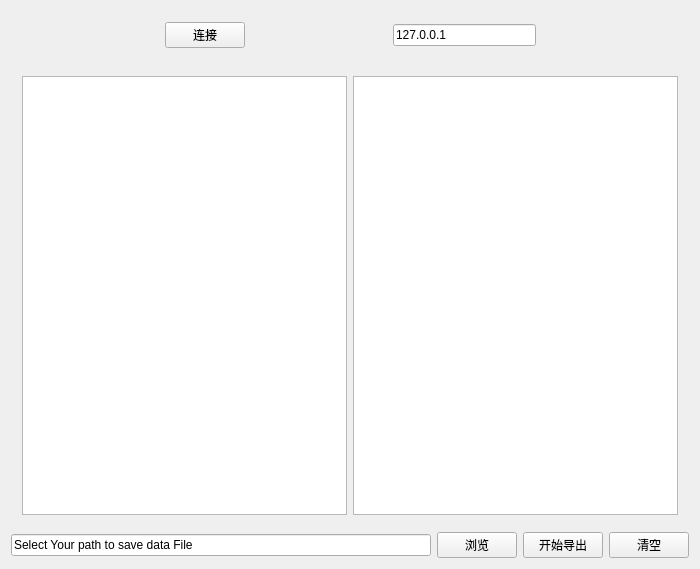
<?xml version="1.0" encoding="UTF-8"?>
<ui version="4.0">
 <class>ceshi1218Class</class>
 <widget class="QMainWindow" name="ceshi1218Class">
  <property name="geometry">
   <rect>
    <x>0</x>
    <y>0</y>
    <width>700</width>
    <height>569</height>
   </rect>
  </property>
  <property name="windowTitle">
   <string>ceshi1218</string>
  </property>
  <widget class="QWidget" name="centralWidget">
   <layout class="QVBoxLayout" name="verticalLayout">
    <item>
     <widget class="QWidget" name="widget" native="true">
      <layout class="QHBoxLayout" name="horizontalLayout">
       <item>
        <spacer name="horizontalSpacer">
         <property name="orientation">
          <enum>Qt::Horizontal</enum>
         </property>
         <property name="sizeHint" stdset="0">
          <size>
           <width>40</width>
           <height>20</height>
          </size>
         </property>
        </spacer>
       </item>
       <item>
        <widget class="QPushButton" name="connectBtn">
         <property name="text">
          <string>连接</string>
         </property>
        </widget>
       </item>
       <item>
        <spacer name="horizontalSpacer_2">
         <property name="orientation">
          <enum>Qt::Horizontal</enum>
         </property>
         <property name="sizeHint" stdset="0">
          <size>
           <width>40</width>
           <height>20</height>
          </size>
         </property>
        </spacer>
       </item>
       <item>
        <widget class="QLineEdit" name="lineEdit">
         <property name="text">
          <string>127.0.0.1</string>
         </property>
        </widget>
       </item>
       <item>
        <spacer name="horizontalSpacer_3">
         <property name="orientation">
          <enum>Qt::Horizontal</enum>
         </property>
         <property name="sizeHint" stdset="0">
          <size>
           <width>40</width>
           <height>20</height>
          </size>
         </property>
        </spacer>
       </item>
      </layout>
     </widget>
    </item>
    <item>
     <widget class="QWidget" name="widget_2" native="true">
      <layout class="QHBoxLayout" name="horizontalLayout_2">
       <item>
        <widget class="QTextEdit" name="textEdit"/>
       </item>
       <item>
        <widget class="QTextEdit" name="dataEdit"/>
       </item>
      </layout>
     </widget>
    </item>
    <item>
     <layout class="QHBoxLayout" name="horizontalLayout_3">
      <item>
       <widget class="QLineEdit" name="filePathEdit">
        <property name="text">
         <string>Select Your path to save data File</string>
        </property>
       </widget>
      </item>
      <item>
       <widget class="QPushButton" name="findPath">
        <property name="text">
         <string>浏览</string>
        </property>
       </widget>
      </item>
      <item>
       <widget class="QPushButton" name="saveDataButton">
        <property name="text">
         <string>开始导出</string>
        </property>
       </widget>
      </item>
      <item>
       <widget class="QPushButton" name="clearData">
        <property name="text">
         <string>清空</string>
        </property>
       </widget>
      </item>
     </layout>
    </item>
   </layout>
  </widget>
 </widget>
 <layoutdefault spacing="6" margin="11"/>
 <resources>
  <include location="ceshi1218.qrc"/>
 </resources>
 <connections/>
</ui>
